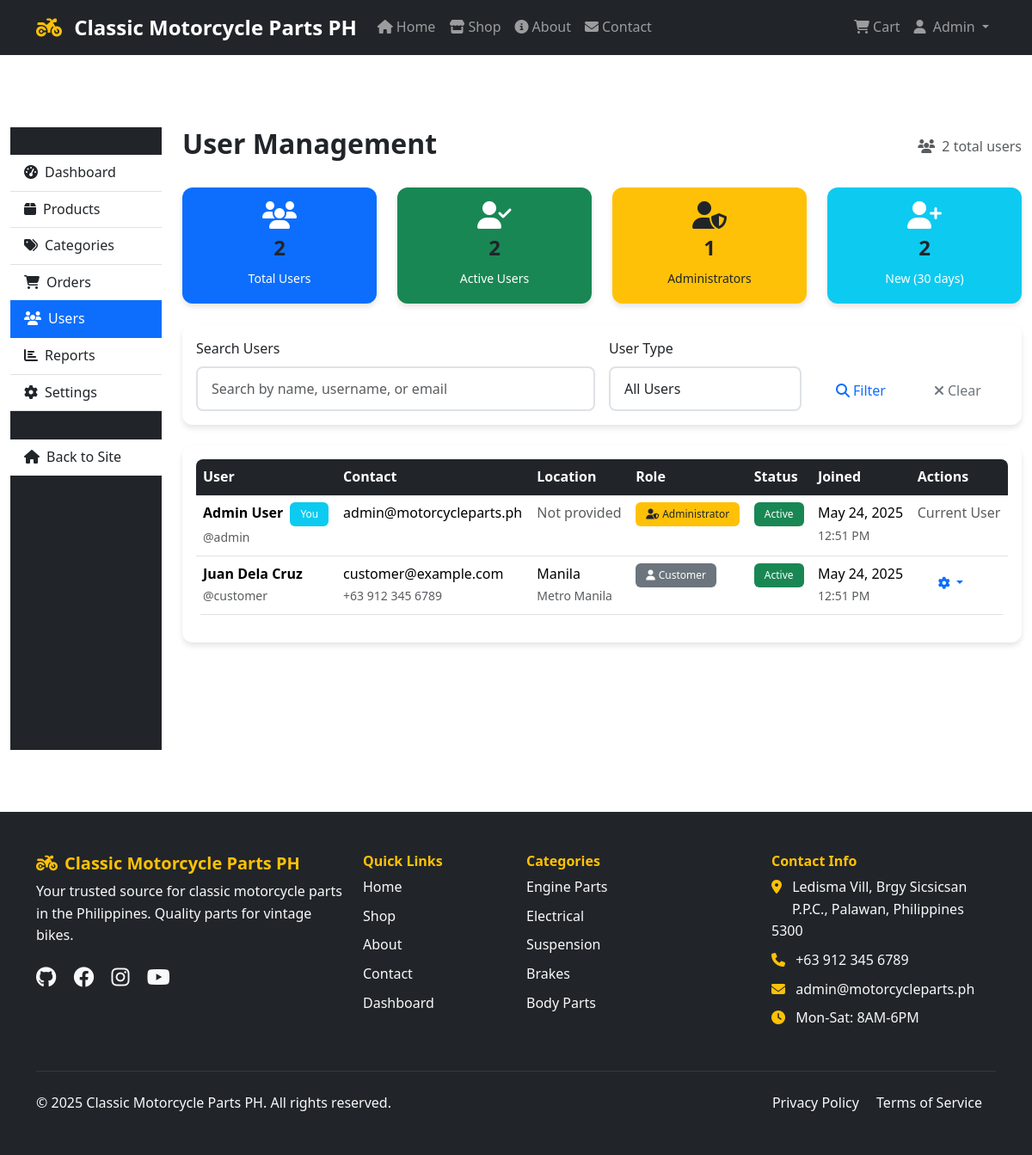
The page /admin/users.php (signed in) on the database its author committed.
### tables this page shows
CREATE TABLE users (
    id INT AUTO_INCREMENT PRIMARY KEY,
    username VARCHAR(50) UNIQUE NOT NULL,
    email VARCHAR(100) UNIQUE NOT NULL,
    password VARCHAR(255) NOT NULL,
    first_name VARCHAR(50) NOT NULL,
    last_name VARCHAR(50) NOT NULL,
    phone VARCHAR(20),
    address TEXT,
    city VARCHAR(50),
    province VARCHAR(50),
    postal_code VARCHAR(10),
    is_admin BOOLEAN DEFAULT FALSE,
    is_active BOOLEAN DEFAULT TRUE,
    created_at TIMESTAMP DEFAULT CURRENT_TIMESTAMP,
    updated_at TIMESTAMP DEFAULT CURRENT_TIMESTAMP ON UPDATE CURRENT_TIMESTAMP,
    INDEX idx_email (email),
    INDEX idx_username (username)
);

### admin/users.php (the view, shortened to what this page needs)
<?php
require_once '../includes/header.php';
$search = $_GET['search'] ?? '';
$page = max(1, (int)($_GET['page'] ?? 1));
$limit = ADMIN_ITEMS_PER_PAGE;
$offset = ($page - 1) * $limit;
$where_conditions = [];
$where_clause = $where_conditions ? 'WHERE ' . implode(' AND ', $where_conditions) : '';
$query = "SELECT id, username, email, first_name, last_name, phone, city, province,
                 is_admin, is_active, created_at, updated_at
          FROM users $where_clause
          ORDER BY created_at DESC
          LIMIT :limit OFFSET :offset";
$stmt = $db->prepare($query);
$stmt->bindValue(':limit', $limit, PDO::PARAM_INT);
$stmt->bindValue(':offset', $offset, PDO::PARAM_INT);
$stmt->execute();
$users = $stmt->fetchAll();
$count_query = "SELECT COUNT(*) as total FROM users $where_clause";
$count_stmt = $db->prepare($count_query);
$count_stmt->execute();
$total_users = $count_stmt->fetch()['total'];
$stats_query = "SELECT
    COUNT(*) as total_users,
    COUNT(CASE WHEN is_admin = 1 THEN 1 END) as admin_users,
    COUNT(CASE WHEN is_active = 1 THEN 1 END) as active_users,
    COUNT(CASE WHEN created_at >= DATE_SUB(NOW(), INTERVAL 30 DAY) THEN 1 END) as new_users_30_days
    FROM users";
$stats = $db->query($stats_query)->fetch();
?>
<div class="container-fluid py-4">
<div class="pt-5">
    <div class="row">
        <div class="col-md-3 col-lg-2">
            <div class="admin-sidebar">
                <div class="list-group list-group-flush">
                    <a href="index.php" class="list-group-item list-group-item-action">
                        <i class="fas fa-tachometer-alt me-2"></i>Dashboard
                    </a>
                    <a href="products.php" class="list-group-item list-group-item-action">
                        <i class="fas fa-box me-2"></i>Products
                    </a>
                    <a href="categories.php" class="list-group-item list-group-item-action">
                        <i class="fas fa-tags me-2"></i>Categories
                    </a>
                    <a href="orders.php" class="list-group-item list-group-item-action">
                        <i class="fas fa-shopping-cart me-2"></i>Orders
                    </a>
                    <a href="users.php" class="list-group-item list-group-item-action active">
                        <i class="fas fa-users me-2"></i>Users
                    </a>
                    <a href="reports.php" class="list-group-item list-group-item-action">
                        <i class="fas fa-chart-bar me-2"></i>Reports
                    </a>
                    <a href="settings.php" class="list-group-item list-group-item-action">
                        <i class="fas fa-cog me-2"></i>Settings
                    </a>
                    <hr>
                    <a href="../index.php" class="list-group-item list-group-item-action">
                        <i class="fas fa-home me-2"></i>Back to Site
                    </a>
                </div>
            </div>
        </div>
        <div class="col-md-9 col-lg-10">
            <div class="d-flex justify-content-between align-items-center mb-4">
                <h2>User Management</h2>
                <div class="text-muted">
                    <i class="fas fa-users me-2"></i><?php echo $total_users; ?> total users
                </div>
            </div>
            <div class="row g-4 mb-4">
                <div class="col-md-3">
                    <div class="card bg-primary text-white">
                        <div class="card-body text-center">
                            <i class="fas fa-users fa-2x mb-2"></i>
                            <h4><?php echo $stats['total_users']; ?></h4>
                            <small>Total Users</small>
                        </div>
                    </div>
                </div>
                <div class="col-md-3">
                    <div class="card bg-success text-white">
                        <div class="card-body text-center">
                            <i class="fas fa-user-check fa-2x mb-2"></i>
                            <h4><?php echo $stats['active_users']; ?></h4>
                            <small>Active Users</small>
                        </div>
                    </div>
                </div>
                <div class="col-md-3">
                    <div class="card bg-warning text-dark">
                        <div class="card-body text-center">
                            <i class="fas fa-user-shield fa-2x mb-2"></i>
                            <h4><?php echo $stats['admin_users']; ?></h4>
                            <small>Administrators</small>
                        </div>
                    </div>
                </div>
                <div class="col-md-3">
                    <div class="card bg-info text-white">
                        <div class="card-body text-center">
                            <i class="fas fa-user-plus fa-2x mb-2"></i>
                            <h4><?php echo $stats['new_users_30_days']; ?></h4>
                            <small>New (30 days)</small>
                        </div>
                    </div>
                </div>
            </div>
            <div class="card mb-4">
                <div class="card-body">
                    <form method="GET" class="row g-3">
                        <div class="col-md-6">
                            <label for="search" class="form-label">Search Users</label>
                            <input type="text" class="form-control" id="search" name="search"
                                   value="<?php echo htmlspecialchars($search); ?>"
                                   placeholder="Search by name, username, or email">
                        </div>
                        <div class="col-md-3">
                            <label for="admin_filter" class="form-label">User Type</label>
                            <select class="form-control" id="admin_filter" name="admin_filter">
                                <option value="">All Users</option>
                            </select>
                        </div>
                        <div class="col-md-3 d-flex align-items-end">
                            <button type="submit" class="btn btn-outline-primary me-2">
                                <i class="fas fa-search me-1"></i>Filter
                            </button>
                            <a href="users.php" class="btn btn-outline-secondary">
                                <i class="fas fa-times me-1"></i>Clear
                            </a>
                        </div>
                    </form>
                </div>
            </div>
            <div class="card">
                <div class="card-body">
                    <?php if (empty($users)): ?>
                        <div class="text-center py-5">
                            <i class="fas fa-users fa-3x text-muted mb-3"></i>
                            <h5>No users found</h5>
                            <p class="text-muted">No users match your current filters.</p>
                        </div>
                    <?php else: ?>
                        <div class="table-responsive">
                            <table class="table table-hover">
                                <thead>
                                    <tr>
                                        <th>User</th>
                                        <th>Contact</th>
                                        <th>Location</th>
                                        <th>Role</th>
                                        <th>Status</th>
                                        <th>Joined</th>
                                        <th>Actions</th>
                                    </tr>
                                </thead>
                                <tbody>
                                    <?php foreach ($users as $user): ?>
                                    <tr>
                                        <td>
                                            <div>
                                                <strong><?php echo htmlspecialchars($user['first_name'] . ' ' . $user['last_name']); ?></strong>
                                                <?php if ($user['id'] == $_SESSION['user_id']): ?>
                                                    <span class="badge bg-info text-white ms-1">You</span>
                                                <?php endif; ?>
                                            </div>
                                            <small class="text-muted">@<?php echo htmlspecialchars($user['username']); ?></small>
                                        </td>
                                        <td>
                                            <div><?php echo htmlspecialchars($user['email']); ?></div>
                                            <?php if ($user['phone']): ?>
                                                <small class="text-muted"><?php echo htmlspecialchars($user['phone']); ?></small>
                                            <?php endif; ?>
                                        </td>
                                        <td>
                                            <?php if ($user['city'] || $user['province']): ?>
                                                <div><?php echo htmlspecialchars($user['city']); ?></div>
                                                <small class="text-muted"><?php echo htmlspecialchars($user['province']); ?></small>
                                            <?php else: ?>
                                                <span class="text-muted">Not provided</span>
                                            <?php endif; ?>
                                        </td>
                                        <td>
                                            <?php if ($user['is_admin']): ?>
                                                <span class="badge bg-warning text-dark">
                                                    <i class="fas fa-user-shield me-1"></i>Administrator
                                                </span>
                                            <?php else: ?>
                                                <span class="badge bg-secondary">
                                                    <i class="fas fa-user me-1"></i>Customer
                                                </span>
                                            <?php endif; ?>
                                        </td>
                                        <td>
                                            <?php if ($user['is_active']): ?>
                                                <span class="badge bg-success">Active</span>
                                            <?php else: ?>
                                                <span class="badge bg-danger">Inactive</span>
                                            <?php endif; ?>
                                        </td>
                                        <td>
                                            <div><?php echo date('M j, Y', strtotime($user['created_at'])); ?></div>
                                            <small class="text-muted"><?php echo date('g:i A', strtotime($user['created_at'])); ?></small>
                                        </td>
                                        <td>
                                            <?php if ($user['id'] != $_SESSION['user_id']): ?>
                                                <div class="btn-group btn-group-sm">
                                                    <button type="button" class="btn btn-outline-primary dropdown-toggle"
                                                            data-bs-toggle="dropdown" title="Actions">
                                                        <i class="fas fa-cog"></i>
                                                    </button>
                                                </div>
                                            <?php else: ?>
                                                <span class="text-muted">Current User</span>
                                            <?php endif; ?>
                                        </td>
                                    </tr>
                                    <?php endforeach; ?>
                                </tbody>
                            </table>
                        </div>
                    <?php endif; ?>
                </div>
            </div>
        </div>
    </div>
</div>
<?php require_once '../includes/footer.php'; ?>

### assets/css/style.css (style rules this page uses)
:root { --primary-color: #ffc107; --secondary-color: #212529; --accent-color: #fd7e14; --text-dark: #212529; --text-light: #6c757d; --border-color: #dee2e6; --success-color: #198754; --danger-color: #dc3545; --warning-color: #ffc107; --info-color: #0dcaf0; }
body { font-family: "Segoe UI", Tahoma, Geneva, Verdana, sans-serif; line-height: 1.6; color: var(--text-dark); padding-top: 76px; }
h1, h2, h3, h4, h5, h6 { font-weight: 600; color: var(--text-dark); }
.btn { font-weight: 500; border-radius: 8px; padding: 0.75rem 1.5rem; transition: all 0.3s ease; border: none; }
.card { border: none; border-radius: 12px; box-shadow: 0 4px 6px rgba(0, 0, 0, 0.1); transition: all 0.3s ease; overflow: hidden; }
.form-control { border-radius: 8px; border: 2px solid var(--border-color); padding: 0.75rem 1rem; transition: border-color 0.3s ease; }
.form-label { font-weight: 500; color: var(--text-dark); margin-bottom: 0.5rem; }
.table { border-radius: 8px; overflow: hidden; }
.table thead th { background-color: var(--secondary-color); color: white; border: none; font-weight: 600; }
.badge { font-weight: 500; padding: 0.5rem 0.75rem; border-radius: 6px; }
.admin-sidebar { background-color: var(--secondary-color); min-height: calc(100vh - 76px); padding: 2rem 0; }

### rows shown on the page
users: first_name+last_name "Admin User", shows "You", username "admin", email "admin@motorcycleparts.ph", shows "Not provided", is_admin 1 (drawn), is_active "Active", created_at "May 24, 2025", created_at "12:51 PM", shows "Current User"
users: first_name+last_name "Juan Dela Cruz", username "customer", email "customer@example.com", phone "+63 912 345 6789", city "Manila", province "Metro Manila", is_admin 0 (drawn), is_active "Active", created_at "May 24, 2025", created_at "12:51 PM"

### other values the page prints
SITE_NAME "Classic Motorcycle Parts PH"
$_SESSION['first_name'] "Admin"
$total_users "2"
$stats['total_users'] "2"
$stats['active_users'] "2"
$stats['admin_users'] "1"
$stats['new_users_30_days'] "2"
ADMIN_EMAIL "admin@motorcycleparts.ph"
